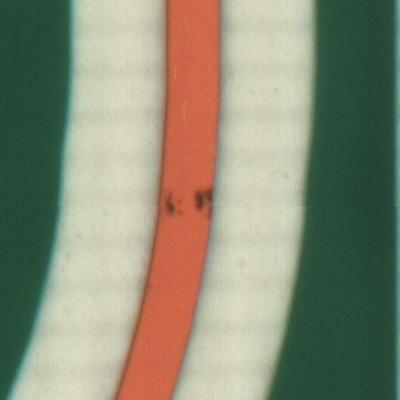
#> input picture yolo/data/PCB class/69/750P02F-ZOSP1-N_196_A_2_NG59_3.jpeg, 400 x 400 px, found by its file name
$ jupyter execute RE.ipynb
#> lines starting #> are read from the running program, lines starting #| are printed output that depends on the picture
[cell 1]
import os
import io
import math
import sys
import random
import argparse
import cv2
import numpy as np

[cell 2]
def get_files(dir, suffix):
    res = []
    for root, directory, files in os.walk(dir):
        for filename in files:
            name, suf = os.path.splitext(filename)
            if suf in suffix:
                #res.append(filename)
                res.append(os.path.join(root, filename))
    return res

class RandomErasing:
    """Random erasing the an rectangle region in Image.
    Class that performs Random Erasing in Random Erasing Data Augmentation by Zhong et al.
    Args:
        sl: min erasing area region
        sh: max erasing area region
        r1: min aspect ratio range of earsing region
        p: probability of performing random erasing
    """

    def __init__(self, p=0.5, sl=0.02, sh=0.4, r1=0.3):

        self.p = p
        self.s = (sl, sh)
        self.r = (r1, 1/r1)


    def __call__(self, img):
        """
        perform random erasing
        Args:
            img: opencv numpy array in form of [w, h, c] range
                 from [0, 255]

        Returns:
            erased img
        """

        assert len(img.shape) == 3, 'image should be a 3 dimension numpy array'

        if random.random() > self.p:
            return img

        else:
            while True:
                Se = random.uniform(*self.s) * img.shape[0] * img.shape[1]
                re = random.uniform(*self.r)

                He = int(round(math.sqrt(Se * re)))
                We = int(round(math.sqrt(Se / re)))

                xe = random.randint(0, img.shape[1])
                ye = random.randint(0, img.shape[0])

                if xe + We <= img.shape[1] and ye + He <= img.shape[0]:
                    img[ye : ye + He, xe : xe + We, :] = np.random.randint(low=0, high=255, size=(He, We, img.shape[2]))

                    return img


if __name__ == "__main__":
    img = cv2.imread('C:\\Users\\ian\\Desktop\\PCB class\\69\\750P02F-ZOSP1-N_196_A_2_NG59_3.jpeg')
#> img is the input picture: shape (400, 400, 3); mean B, G, R 118.2, 140.1, 137.6
    RE = RandomErasing(p=1)
    for i in range(1):
        img1 = RE(img.copy())
        cv2.imshow("test", img1)
        cv2.waitKey(1000)
        cv2.imwrite('750P02F-ZOSP1-N_196_A_2_NG59_3(1).jpeg', img1)
        cv2.destroyAllWindows()
#> this loop made 1 pass
#> pass 1, `img1 = RE(img.copy())`:
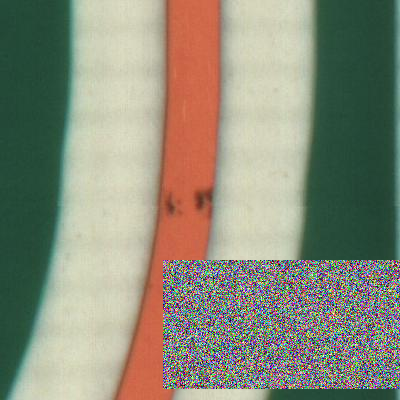
#> img1: shape (400, 400, 3); mean B, G, R 121.9, 139.8, 138.3
